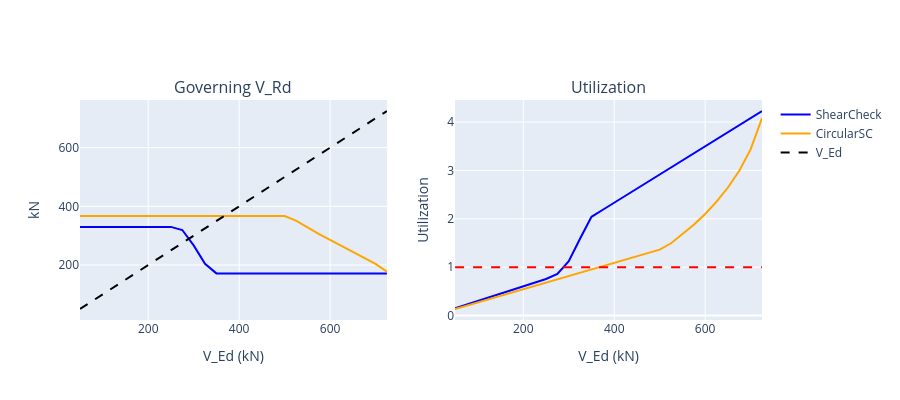

Notebook code cell kept with this figure:
### Markdown cell above
---
## 5. Governing Capacity and Utilization

Direct comparison of V_Rd = min(V_Rd,s, V_Rd,max) and utilization.

### Code cell
fig = make_subplots(rows=1, cols=2, subplot_titles=("Governing V_Rd", "Utilization"))

fig.add_trace(go.Scatter(x=V_range, y=vrd_std, name="ShearCheck", line=dict(color="blue")), row=1, col=1)
fig.add_trace(go.Scatter(x=V_range, y=vrd_circ, name="CircularSC", line=dict(color="orange")), row=1, col=1)
fig.add_trace(go.Scatter(x=V_range, y=list(V_range), name="V_Ed", line=dict(color="black", dash="dash")), row=1, col=1)

util_std = [v / vr if vr > 0 else float('inf') for v, vr in zip(V_range, vrd_std)]
util_circ = [v / vr if vr > 0 else float('inf') for v, vr in zip(V_range, vrd_circ)]

fig.add_trace(go.Scatter(x=V_range, y=util_std, name="ShearCheck", line=dict(color="blue"), showlegend=False), row=1, col=2)
fig.add_trace(go.Scatter(x=V_range, y=util_circ, name="CircularSC", line=dict(color="orange"), showlegend=False), row=1, col=2)
fig.add_hline(y=1.0, line_dash="dash", line_color="red", row=1, col=2)

fig.update_xaxes(title_text="V_Ed (kN)")
fig.update_yaxes(title_text="kN", row=1, col=1)
fig.update_yaxes(title_text="Utilization", row=1, col=2)
fig.update_layout(height=400)
fig.show()

### Figure 1 — Plotly figure (JSON) as saved in the notebook; plotly's stock layout.template omitted (floating-point values rounded to 4 significant figures)
{"data": [{"line": {"color": "blue"}, "name": "ShearCheck", "type": "scatter", "x": [50, 75, 100, 125, 150, 175, 200, 225, 250, 275, 300, 325, 350, 375, 400, 425, 450, 475, 500, 525, 550, 575, 600, 625, 650, 675, 700, 725], "xaxis": "x", "y": [329.9, 329.9, 329.9, 329.9, 329.9, 329.9, 329.9, 329.9, 329.9, 319.3, 267.0, 204.0, 171.4, 171.4, 171.4, 171.4, 171.4, 171.4, 171.4, 171.4, 171.4, 171.4, 171.4, 171.4, 171.4, 171.4, 171.4, 171.4], "yaxis": "y"}, {"line": {"color": "orange"}, "name": "CircularSC", "type": "scatter", "x": [50, 75, 100, 125, 150, 175, 200, 225, 250, 275, 300, 325, 350, 375, 400, 425, 450, 475, 500, 525, 550, 575, 600, 625, 650, 675, 700, 725], "xaxis": "x", "y": [366.6, 366.6, 366.6, 366.6, 366.6, 366.6, 366.6, 366.6, 366.6, 366.6, 366.6, 366.6, 366.6, 366.6, 366.6, 366.6, 366.6, 366.6, 366.6, 351.2, 328.1, 306.4, 285.6, 265.4, 245.5, 225.3, 203.8, 177.5], "yaxis": "y"}, {"line": {"color": "black", "dash": "dash"}, "name": "V_Ed", "type": "scatter", "x": [50, 75, 100, 125, 150, 175, 200, 225, 250, 275, 300, 325, 350, 375, 400, 425, 450, 475, 500, 525, 550, 575, 600, 625, 650, 675, 700, 725], "xaxis": "x", "y": [50, 75, 100, 125, 150, 175, 200, 225, 250, 275, 300, 325, 350, 375, 400, 425, 450, 475, 500, 525, 550, 575, 600, 625, 650, 675, 700, 725], "yaxis": "y"}, {"line": {"color": "blue"}, "name": "ShearCheck", "showlegend": false, "type": "scatter", "x": [50, 75, 100, 125, 150, 175, 200, 225, 250, 275, 300, 325, 350, 375, 400, 425, 450, 475, 500, 525, 550, 575, 600, 625, 650, 675, 700, 725], "xaxis": "x2", "y": [0.1516, 0.2273, 0.3031, 0.3789, 0.4547, 0.5304, 0.6062, 0.682, 0.7578, 0.8613, 1.124, 1.593, 2.042, 2.188, 2.334, 2.479, 2.625, 2.771, 2.917, 3.063, 3.209, 3.354, 3.5, 3.646, 3.792, 3.938, 4.084, 4.229], "yaxis": "y2"}, {"line": {"color": "orange"}, "name": "CircularSC", "showlegend": false, "type": "scatter", "x": [50, 75, 100, 125, 150, 175, 200, 225, 250, 275, 300, 325, 350, 375, 400, 425, 450, 475, 500, 525, 550, 575, 600, 625, 650, 675, 700, 725], "xaxis": "x2", "y": [0.1364, 0.2046, 0.2727, 0.3409, 0.4091, 0.4773, 0.5455, 0.6137, 0.6819, 0.7501, 0.8182, 0.8864, 0.9546, 1.023, 1.091, 1.159, 1.227, 1.296, 1.364, 1.495, 1.676, 1.877, 2.101, 2.355, 2.647, 2.996, 3.435, 4.085], "yaxis": "y2"}], "layout": {"annotations": [{"font": {"size": 16}, "showarrow": false, "text": "Governing V_Rd", "x": 0.225, "xanchor": "center", "xref": "paper", "y": 1, "yanchor": "bottom", "yref": "paper"}, {"font": {"size": 16}, "showarrow": false, "text": "Utilization", "x": 0.775, "xanchor": "center", "xref": "paper", "y": 1, "yanchor": "bottom", "yref": "paper"}], "height": 400, "shapes": [{"line": {"color": "red", "dash": "dash"}, "type": "line", "x0": 0, "x1": 1, "xref": "x2 domain", "y0": 1, "y1": 1, "yref": "y2"}], "xaxis": {"anchor": "y", "domain": [0, 0.45], "title": {"text": "V_Ed (kN)"}}, "xaxis2": {"anchor": "y2", "domain": [0.55, 1], "title": {"text": "V_Ed (kN)"}}, "yaxis": {"anchor": "x", "domain": [0, 1], "title": {"text": "kN"}}, "yaxis2": {"anchor": "x2", "domain": [0, 1], "title": {"text": "Utilization"}}}}
